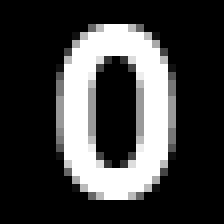
#> input picture lab02/lab-02-data/ref/reference0.png, 28 x 28 px, found by its file name (shown 8 times larger); its folder holds 2 pictures in this run
$ jupyter execute --allow-errors test.ipynb
#> lines starting #> are read from the running program, lines starting #| are printed output that depends on the picture; after the words box and inside, x2 and y2 are one past the last pixel; in counts of white or black regions, pixels touching at a corner belong together
## Skeletonize approach for feature extraction
 In this section a morphological approach is used to extract features of
 objects
## Imports:

[cell 1]
import numpy as np
import os
import skimage.io
import skimage.morphology as morph
import matplotlib.pyplot as plt

## FUNC DEF

[cell 2]
def mirrored_periodisation(idx,N):
    ''' mirrored periodisation of signal of length N evaluated at index current_idx
        For a signal s={...0,0,|0|,1,2,3,0,0,...} the result is
        s_p={...2,1,|0|,1,2,3,2,1,0,1,...}
        \param N        support of signal, in example above N=4
        \param idx      index where to evaluate periodic version s_p ot s
    '''
    if idx<0:
        idx=-idx
    elif idx>=N:
        #try and write it out if you want to understand...
        #...it is just a mathematical expression for a mirrored periodic sequence of indices
        idx=(int(idx/(N-1))%2)*(N-1-idx%(N-1))+(1-int(idx/(N-1))%2)*(idx%(N-1))

    #recursive correction
    if idx<0 or idx>=N:
        idx=mirrored_periodisation(idx,N);

    #retunr equivalent index in bounds [0;N-1]
    return idx

def get_nbh(img,x,y,w=3,h=3):
    ''' get neighbourhood around x,y pixel with mirrored periodisation, works
        only with odd w,h! no test if odd or even, so be careful!
        \param w,h      width of nbh, height of nbh. Must be odd
        \param x,y      position where nbh is extracted
    '''
    nx,ny=img.shape
    delta_w=int(w/2)
    delta_h=int(h/2)

    nbh=np.zeros((w,h))
    for xx in range(x-delta_w,x+delta_w+1):
        for yy in range(y-delta_h,y+delta_h+1):
            #get equivalent idx in case of values out of bounds
            x_idx=mirrored_periodisation(xx,nx)
            y_idx=mirrored_periodisation(yy,ny)
            #put values in nbh, origin (x,y) in the middle of nbh
            nbh[xx-x+delta_w][yy-y+delta_h]=img[x_idx][y_idx]

    return nbh

def load_img_seq(file_path, format='.png'):
    img_names = [nm for nm in os.listdir(file_path) if format in nm]  # make sure to only load .png
    img_names.sort()  # sort file names
    ic = skimage.io.imread_collection([os.path.join(file_path, nm) for nm in img_names])
    img_seq = skimage.io.concatenate_images(ic)
    return img_seq

# [42 lines left out: functions com, object_covar_mat, not called in this run]

def compute_angle(covar_mat):
    return np.arctan2(2*covar_mat[0,1],covar_mat[0,0]-covar_mat[1,1])/2

def skel_and_thld(img):
    #thld img
    img[img>0]=1
    #skeletonize
    return morph.skeletonize(img)

# [9 lines left out: function skel_img_stack, not called in this run]

def dist_map(img,direct_dist=3,diag_dist=4):
    nx,ny=img.shape
    #init output
    out=img.copy()
    out[img!=0]=0
    out[img==0]=img.size*diag_dist
    #define distance map
    dist_m=np.array([[diag_dist,direct_dist,diag_dist],[direct_dist,0,direct_dist],[diag_dist,direct_dist,diag_dist]])
    #8-connect mask
    eval_forward=np.array([[True,True,False],[True,True,False],[True,False,False]])
    eval_backward=np.array([[False,False,True],[False,True,True],[False,True,True]])

    #scan image forwards:
    for x in range(nx):
        for y in range(ny):
            nbh=get_nbh(out,x,y)
            nbh+=dist_m
            out[x,y]=np.amin(nbh[eval_forward])
    #scan image backwards
    for x in range(nx-1,-1,-1):
        for y in range(ny-1,-1,-1):
            nbh=get_nbh(out,x,y)
            nbh+=dist_m
            out[x,y]=np.amin(nbh[eval_backward])

    return out

## Skeletonize the images:

[cell 3]
#load image stacks
path_to_img_data='./lab-02-data/part1/'
#> (the rest of this cell did not finish here and is left out)

## Extract features
 two features could be the two inertias along the principal axes of the object.
 Knowing that some _ones_ are more than just a line and have a given width
 which is comparable with that of the _zeros_, one may expect this features to fail when comparing the two classes.
 So this may not be the best features to extract

[cell 4]
Lambda_zeros=[]
Lambda_ones=[]

#> (the rest of this cell did not finish here and is left out)

## Analysis:
 As expected, the classes are not completly separable and overlap as we can see
 in the plot below. This means that those are not good features to separate this
 two objects one from the other. Indeed the two _ones_ which are a bit larger are
 confused with zeros wich are a bit slimmer... We can see from this that this approach would
 probably work just fine if the _ones_ where all simple lines. Indeed, the ones
 which are a line present the second inertia to be negligible compared to that of a
 _zero_. Pruning the skeleton could improve the separation between the two classes

[cell 5]
#plot found values
i=0
for [x,y] in Lambda_ones:
    if i==0:
        plt.plot(x,y,'.r',label='ones')
        i+=1
    else:
        plt.plot(x,y,'.r')
i=0
for [x,y] in Lambda_zeros:
    if i==0:
        plt.plot(x,y,'.b',label='zeros')
        i+=1
    else:
        plt.plot(x,y,'.b')

plt.title("Inertia along principal axes of object")
plt.xlabel("u1")
plt.ylabel("u2")
plt.legend()
plt.show()

## Other features:
 other features, leaving aside the Fourier Descriptors, could be the fact that the
 _ones_ present no loop, wherease _zeros_ do. This however would pose problems
 for the classification of other characters like _6_ and _8_ for example if
 used as only feature. Additionally, features like the distance to a reference char could be a
 good option as well. In the following code the approach of the realtive distance to
 a give nreference image is used as feature. So the first step is to generate a
 reference image and its dis map

[cell 6]
#read and plot reference images
ref_path='./lab02/lab-02-data/ref/'
ref_zero=skimage.io.imread(os.path.join(ref_path,'reference0.png'))
#> ref_zero is the input picture: shape (28, 28); min 0, max 255, mean 62.4
ref_one=skimage.io.imread(os.path.join(ref_path,'reference1.png'))
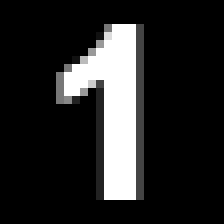
#> input picture lab02/lab-02-data/ref/reference1.png, 28 x 28 px, found by its file name (shown 8 times larger)
#> ref_one is the input picture: shape (28, 28); min 0, max 255, mean 38.6
#plot reference images
fig, ax = plt.subplots(1, 2, figsize=(6, 6))
ax[0].imshow(ref_zero)
ax[1].imshow(ref_one)
ax[0].set_title('Reference zero')
ax[0].axis('off')
ax[1].set_title('Reference one')
ax[1].axis('off')

#skeletonize and plot ref images
ref_zero=skel_and_thld(ref_zero)
#> in skel_and_thld, `img[img>0]=1`:
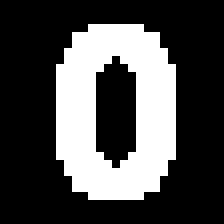
#> img: shape (28, 28) (shown 8 times larger); values 0 (black) and 1 (white), 29.6% white; 1 white region, box (x1, y1, x2, y2) and area: (7, 3, 22, 25) 232
#> in skel_and_thld, `return morph.skeletonize(img)`:
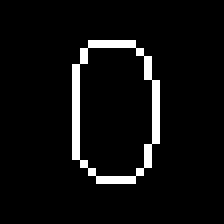
#> returned value: shape (28, 28) bool (shown 8 times larger); 5.5% white in thin lines or dots, all inside (x1, y1, x2, y2) = (9, 5, 20, 23)
ref_one=skel_and_thld(ref_one)
#> in skel_and_thld (call 2), `img[img>0]=1`:
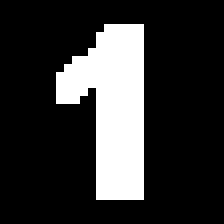
#> img: shape (28, 28) (shown 8 times larger); values 0 (black) and 1 (white), 19.9% white; 1 white region, box (x1, y1, x2, y2) and area: (7, 3, 18, 25) 156
#> in skel_and_thld (call 2), `return morph.skeletonize(img)`:
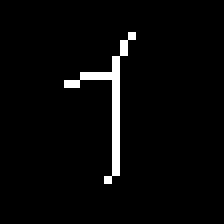
#> returned value: shape (28, 28) bool (shown 8 times larger); 3.2% white in thin lines or dots, all inside (x1, y1, x2, y2) = (8, 4, 17, 23)
#plot reference skeletons
fig, ax = plt.subplots(1, 2, figsize=(6, 6))
ax[0].imshow(ref_zero)
ax[1].imshow(ref_one)
ax[0].set_title('Reference zero')
ax[0].axis('off')
ax[1].set_title('Reference one')
ax[1].axis('off')

#create and plot distance map
zero_dist_map=dist_map(ref_zero.astype(int))
#> in dist_map, `out[img!=0]=0`: out: shape (28, 28) int64; every value is 0
#> after the loop in dist_map, `for x in range(nx):`:
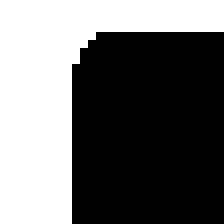
#> out: shape (28, 28) int64 (shown 8 times larger); min 0, max 3136, mean 1347; drawn with min black and max white
#> after the loop in dist_map, `for x in range(nx-1,-1,-1):`:
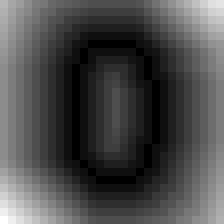
#> out: shape (28, 28) int64 (shown 8 times larger); min 0, max 49, mean 14.6; drawn with min black and max white
one_dist_map=dist_map(ref_one.astype(int))
#> call 2 of dist_map, with direct_dist = 3, diag_dist = 4
#> after the loop in dist_map (call 2), `for x in range(nx):`:
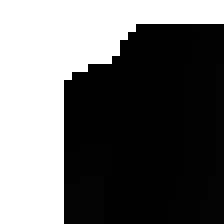
#> out: shape (28, 28) int64 (shown 8 times larger); min 0, max 3136, mean 1312.2; drawn with min black and max white
#> after the loop in dist_map (call 2), `for x in range(nx-1,-1,-1):`:
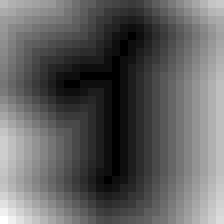
#> out: shape (28, 28) int64 (shown 8 times larger); min 0, max 52, mean 19.7; drawn with min black and max white
#plot distance map
fig, ax = plt.subplots(1, 2, figsize=(6, 6))
ax[0].imshow(zero_dist_map)
ax[1].imshow(one_dist_map)
ax[0].set_title('Reference zero')
ax[0].axis('off')
ax[1].set_title('Reference one')
ax[1].axis('off')
